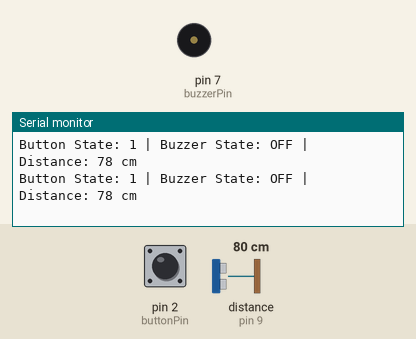
Simulated run of this sketch. Board: Arduino Uno, built with avr-gcc and run on an emulated ATmega328P. On the bench: buzzer (waves = sounding, pin HIGH), the last lines printed to the serial monitor. Wiring (inferred from the names in the program): ultrasonic range finder: trigger pin 8; echo pin 9. The test bench sets the inputs (shaded band); at power-on: distance to the obstacle (sensor on pin 9) 80 cm, pin 2 (buttonPin) HIGH. The echo pulse lasts 58.3 µs per cm; pins used as bus, display or sensor lines are not drawn.

Above: at 1.2 s.
1.3 s: distance to the obstacle (sensor on pin 9) set to 4 cm
At 1.38 s:
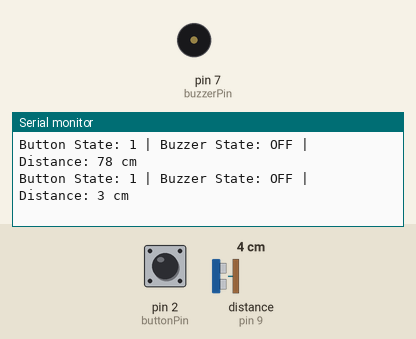
4.3 s: distance to the obstacle (sensor on pin 9) set to 2 cm
At 4.32 s:
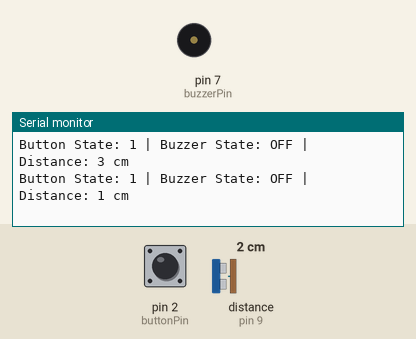
Timing chart, 0 to 7.3 s (numbered marks = the images above; inputs shaded):
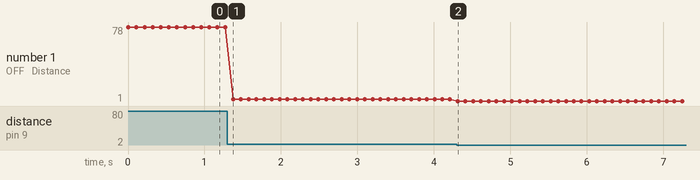

Measured:
- after the input at 1.3 s, the serial monitor: prints a new line after 0.08 s (image 1)
- after the input at 4.3 s, the serial monitor: prints a new line at once (image 2)
- plotted number 1: 78 → 3 after the input at 1.3 s

The sketch:

new-chr.ino
```cpp
#include "pitches.h"
int melody[] = {
  NOTE_C7 ,NOTE_D7,NOTE_C7,NOTE_D7,
  NOTE_C8,NOTE_E7,NOTE_C7,NOTE_E7,
  NOTE_C7,NOTE_D7,NOTE_C8,NOTE_D7,
  NOTE_C7,NOTE_D7,NOTE_C8,NOTE_D7
};//melody
int noteDurations[] = {
  8,8,8,8,
  8,8,8,8,
  8,8,8,8,
  8,8,8,8
};//melody duration
const int buttonPin = 2;           // Button connected to pin 2
const int buzzerPin = 7;           // Buzzer connected to pin 7
const int trigPin = 8;             // Ultrasonic sensor trigger pin
const int echoPin = 9;             // Ultrasonic sensor echo pin
unsigned long buttonPressTime = 0; // Time when button is continuously LOW
const unsigned long thresholdTime = 10000; // 30 seconds in milliseconds
bool alertActive = false;          // Flag to indicate if the buzzer should be active

void setup() {
  pinMode(buttonPin, INPUT_PULLUP); // Set button pin as input with internal pull-up
  pinMode(buzzerPin, OUTPUT);       // Set buzzer pin as output
  pinMode(trigPin, OUTPUT);         // Set ultrasonic trigger pin as output
  pinMode(echoPin, INPUT);          // Set ultrasonic echo pin as input
  Serial.begin(9600);               // Start the serial monitor
}

void loop() {
  int buttonState = digitalRead(buttonPin); // Read button state

  // If the button is continuously LOW for 30 seconds
  if (buttonState == LOW) {
    if (buttonPressTime == 0) {
      buttonPressTime = millis(); // Start timing if button is pressed
    } else if (millis() - buttonPressTime >= thresholdTime) {
      alertActive = true; // Set the alert to active
    }
  } else {
    buttonPressTime = 0; // Reset timing if button is not pressed
  }

  // Measure distance with ultrasonic sensor
  long duration, distance;
  digitalWrite(trigPin, LOW);
  delayMicroseconds(2);
  digitalWrite(trigPin, HIGH);
  delayMicroseconds(10);
  digitalWrite(trigPin, LOW);
  duration = pulseIn(echoPin, HIGH);
  distance = duration * 0.034 / 2; // Calculate distance in cm

  // If alert is active, check distance to stop buzzer
    if (alertActive) {
    if (distance < 70 and distance > 30) {
      alertActive = false;        // Stop the alert if distance is less than 10 cm
      buttonPressTime = 0;        // Reset button press timer
    } else {
      digitalWrite(buzzerPin, HIGH); // Activate buzzer
      delay(300);
      digitalWrite(buzzerPin, LOW);
      for (int thisNote = 0; thisNote < 16; thisNote++) {
        int noteDuration = 1000 / noteDurations[thisNote];
        tone(12, melody[thisNote], noteDuration);
        int pauseBetweenNotes = noteDuration * 1.30;
        delay(pauseBetweenNotes);
        noTone(8);
      }


    }
  } else {
    digitalWrite(buzzerPin, LOW);    // Deactivate buzzer

  }

  // Display pin status and distance in the Serial Monitor
  Serial.print("Button State: ");
  Serial.print(buttonState);
  Serial.print(" | Buzzer State: ");
  Serial.print(alertActive ? "ON" : "OFF");
  Serial.print(" | Distance: ");
  Serial.print(distance);
  Serial.println(" cm");

  delay(100); // Small delay to avoid serial flooding
}
```

pitches.h
```cpp
#define NOTE_B0  31
#define NOTE_C1  33
#define NOTE_CS1 35
#define NOTE_D1  37
#define NOTE_DS1 39
#define NOTE_E1  41
#define NOTE_F1  44
#define NOTE_FS1 46
#define NOTE_G1  49
#define NOTE_GS1 52
#define NOTE_A1  55
#define NOTE_AS1 58
#define NOTE_B1  62
#define NOTE_C2  65
#define NOTE_CS2 69
#define NOTE_D2  73
#define NOTE_DS2 78
#define NOTE_E2  82
#define NOTE_F2  87
#define NOTE_FS2 93
#define NOTE_G2  98
#define NOTE_GS2 104
#define NOTE_A2  110
#define NOTE_AS2 117
#define NOTE_B2  123
#define NOTE_C3  131
#define NOTE_CS3 139
#define NOTE_D3  147
#define NOTE_DS3 156
#define NOTE_E3  165
#define NOTE_F3  175
#define NOTE_FS3 185
#define NOTE_G3  196
#define NOTE_GS3 208
#define NOTE_A3  220
#define NOTE_AS3 233
#define NOTE_B3  247
#define NOTE_C4  262
#define NOTE_CS4 277
#define NOTE_D4  294
#define NOTE_DS4 311
#define NOTE_E4  330
#define NOTE_F4  349
#define NOTE_FS4 370
#define NOTE_G4  392
#define NOTE_GS4 415
#define NOTE_A4  440
#define NOTE_AS4 466
#define NOTE_B4  494
#define NOTE_C5  523
#define NOTE_CS5 554
#define NOTE_D5  587
#define NOTE_DS5 622
#define NOTE_E5  659
#define NOTE_F5  698
#define NOTE_FS5 740
#define NOTE_G5  784
#define NOTE_GS5 831
#define NOTE_A5  880
#define NOTE_AS5 932
#define NOTE_B5  988
#define NOTE_C6  1047
#define NOTE_CS6 1109
#define NOTE_D6  1175
#define NOTE_DS6 1245
#define NOTE_E6  1319
#define NOTE_F6  1397
#define NOTE_FS6 1480
#define NOTE_G6  1568
#define NOTE_GS6 1661
#define NOTE_A6  1760
#define NOTE_AS6 1865
#define NOTE_B6  1976
#define NOTE_C7  2093
#define NOTE_CS7 2217
#define NOTE_D7  2349
#define NOTE_DS7 2489
#define NOTE_E7  2637
#define NOTE_F7  2794
#define NOTE_FS7 2960
#define NOTE_G7  3136
#define NOTE_GS7 3322
#define NOTE_A7  3520
#define NOTE_AS7 3729
#define NOTE_B7  3951
#define NOTE_C8  4186
#define NOTE_CS8 4435
#define NOTE_D8  4699
#define NOTE_DS8 4978
#define REST 0
```
